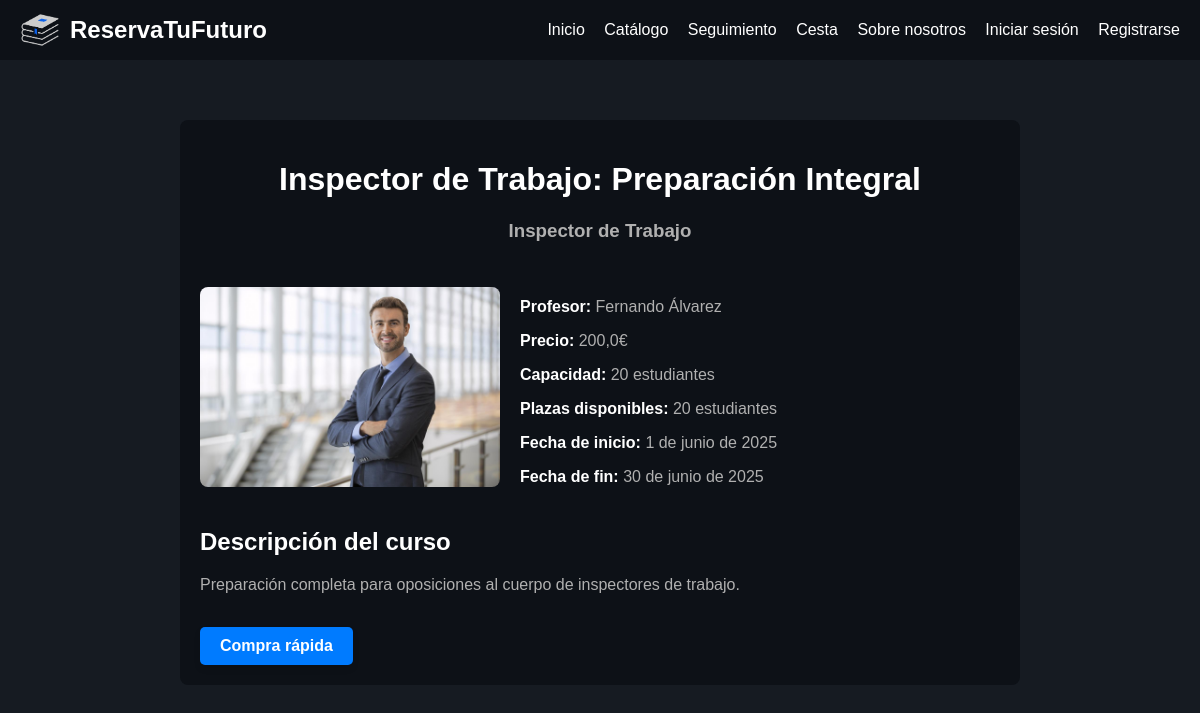
The app's page /courses/10 with its own data.
### courses/models.py (models this page shows, shortened)
class Course(models.Model):
    TYPE_CHOICES = [
        ('Admnistrición General', 'Administración General'),
        ('Justicia', 'Justicia'),
        ('Educación', 'Educación'),
        ('Sanidad', 'Sanidad'),
        ('Policía', 'Policía'),
        ('Bomberos', 'Bomberos'),
        ('Prisiones', 'Prisiones'),
        ('Hacienda', 'Hacienda'),
        ('Inspecto de Trabajo', 'Inspector de Trabajo'),
        ('Técnicos de Ayuntamientos', 'Técnicos de Ayuntamientos'),
        ('Informática', 'Informática'),
        ('Telecomunicaciones', 'Telecomunicaciones'),
        ('Tecnología de la Información', 'Tecnologías de la Información'),
    ]
    name = models.CharField(max_length=100, help_text='Course name')
    price = models.FloatField(max_length=10, help_text='Course price')
    image = models.ImageField(upload_to='course_images/', null=True, blank=True)
    teacher = models.CharField(max_length=100)
    capacity = models.IntegerField(help_text='Maximum number of students')
    description = models.TextField()
    starting_date = models.DateField()
    ending_date = models.DateField()
    type = models.CharField(max_length=50, choices=TYPE_CHOICES, default='Magisterio')

### courses/views.py (the view)
# urls.py: path("courses/<int:pk>", views.CourseDetailView.as_view(), name="course_detail"),
class CourseDetailView(generic.DetailView):
    model = Course
    context_object_name = "course"
    template_name = "courses/course_detail.html"
    def get_context_data(self, **kwargs):
        context = super().get_context_data(**kwargs)
        user = self.request.user
        if user.is_authenticated:
            user_in_academy = user.groups.filter(name='academy').exists()
            reservation = Reservation.objects.filter(
                user=user,
                course=self.object
            ).first()
            has_reservation = reservation is not None
        else:
            user_in_academy = False
            has_reservation = False
            reservation = None
        reserved_count = Reservation.objects.filter(course=self.object)\
            .exclude(paymentMethod='Pending', cart=True).count()
        available_slots = self.object.capacity - reserved_count
        context['user_in_academy'] = user_in_academy
        context['has_reservation'] = has_reservation
        context['reservation'] = reservation
        context['available_slots'] = available_slots
        return context

### home/context_processors.py (called while the page is built)
def user_group_context(request):
    return {
        'user_in_academy': (
            request.user.is_authenticated
            and request.user.groups.filter(name='academy').exists()
        )
    }

### home/views.py (called while the page is built)
def base_view(request):
    cart_item_count = Reservation.objects.filter(user=request.user, cart=True).count() if request.user.is_authenticated else 0
    return {
        'cart_item_count': cart_item_count,
    }

### home/templates/courses/course_detail.html (shortened to what this page needs)
{% extends 'home/base.html' %}
{% load static %}
{% block content %}
<div class="course-detail-container">
  <h1 class="course-detail-title">{{ course.name }}</h1>
  <h3 class="course-detail-type">{{ course.get_type_display }}</h3>
  <div class="course-detail-grid">
    <div class="course-detail-image">
      <img
        class="course-detail-img"
        src="{{ course.image.url}}"
        alt="Imagen de {{ course.name }}"
      />
    </div>
    <div class="course-detail-info">
      <p><strong>Profesor:</strong> {{ course.teacher }}</p>
      <p><strong>Precio:</strong> {{ course.price }}€</p>
      <p><strong>Capacidad:</strong> {{ course.capacity }} estudiantes</p>
      <p><strong>Plazas disponibles:</strong> {{ available_slots }} estudiantes</p>
      <p><strong>Fecha de inicio:</strong> {{ course.starting_date }}</p>
      <p><strong>Fecha de fin:</strong> {{ course.ending_date }}</p>
    </div>
  </div>
  <div class="course-detail-description">
    <h4 class="course-detail-description-title">Descripción del curso</h4>
    <p class="course-detail-description-text">{{ course.description }}</p>
    <div class="button-container">
      {% if user_in_academy %}
        <form action="{% url 'update_course' course.id %}" method="get">
          <button type="submit" class="btn btn-add-to-cart">Editar curso</button>
        </form>
        <form action="{% url 'delete_course' course.id %}" method="post" onsubmit="return confirmDelete()">
          {% csrf_token %}
          <button type="submit" class="btn btn-add-to-cart">Eliminar curso</button>
        </form>
        <a href="{% url 'course_inscriptions' course.id %}" class="btn btn-secondary">Ver inscritos</a>
        {% else %}
        {% if available_slots > 0 %}
          <form action="{% url 'cart:quick_purchase' course.id %}" method="get">
            <button type="submit" class="btn btn-add-to-cart">Compra rápida</button>
          </form>
        {% else %}
          <p>Este curso ya no tiene plazas disponibles.</p>
        {% endif %}
      {% endif %}
    </div>
  </div>
</div>
{% endblock %}

### home/templates/home/base.html (shortened to what this page needs)
{% load static %}
<!DOCTYPE html>
<html lang="es">
  <head>
    <link rel="stylesheet" href="{% static 'home/styles.css' %}" />
  </head>
  <body>
    <header>
      <nav>
        <a href="{% url 'homepage' %}" class="brand">
          <img src="{% static 'home/logo.png' %}" alt="" class="brand-logo">
          ReservaTuFuturo
        </a>
        <div class="nav-links">
          <a href="{% url 'homepage' %}">Inicio</a>
          <a href="{% url 'courses' %}">Catálogo</a>
          <a href="{% url 'cart:tracking' %}">Seguimiento</a>
          {% if user.is_authenticated %}
            {% if user_in_academy %}
              <a href="#" class="disabled" title="Los administradores no pueden comprar">
                Cesta
              </a>
              <a href="{% url 'create_course' %}">Crear Curso</a>
              <a href="{% url 'manage_users' %}">Gestionar Usuarios</a>
            {% endif %}
            {% if not user_in_academy %}
              <a href="{% url 'my_courses' %}">Mis Cursos</a>
              <a href="{% url 'cart:cart' %}">
                Cesta
                {% if cart_item_count > 0 %}
                    <span class="cart-count">{{ cart_item_count }}</span>
                {% endif %}
            </a>            {% endif %}
            <a href="{% url 'about_us' %}">Sobre nosotros</a>
            <a href="{% url 'profile' %}">Mi Perfil</a>
            <a href="#" onclick="document.getElementById('logout-form').submit();">
              Cerrar sesión
            </a>
            <form id="logout-form" method="post" action="{% url 'logout' %}" style="display: none">
              {% csrf_token %}
            </form>
          {% else %}
            <a href="{% url 'login' %}" title="Debes iniciar sesión para usar la cesta">
              Cesta
            </a>
            <a href="{% url 'about_us' %}">Sobre nosotros</a>
            <a href="{% url 'login' %}">Iniciar sesión</a>
            <a href="{% url 'register' %}">Registrarse</a>
          {% endif %}
        </div>
      </nav>
    </header>
    <main>
      {% block content %}{% endblock %}
    </main>
  </body>
</html>

### home/static/home/styles.css (style rules this page uses)
body { font-family: Arial, sans-serif; margin: 0; padding: 0; background-color: #161b22; color: white; }
header { background-color: #0d1117; padding: 10px 20px; }
nav { display: flex; justify-content: space-between; align-items: center; margin: auto; color: white; }
.brand { display: flex; align-items: center; text-decoration: none; color: white; font-size: 1.5em; font-weight: bold; }
.brand-logo { height: 40px; width: 40px; margin-right: 10px; }
.nav-links a, .nav-links form { margin-left: 15px; font-size: 1em; text-decoration: none; color: white; }
h1, h2 { color: white; }
p { color: #b0b0b0; }
strong { color: white; }
.course-detail-container { max-width: 800px; margin: auto; margin-top: 5%; padding: 20px; background-color: #0d1117; border-radius: 8px; }
.course-detail-title { text-align: center; font-size: 2rem; }
.course-detail-type { text-align: center; font: 1.5rem; margin-bottom: 5%; color:#b0b0b0 }
.course-detail-grid { display: flex; gap: 20px; flex-wrap: wrap; align-items: center; }
.course-detail-image { flex: 2; max-width: 300px; text-align: center; }
.course-detail-img { width: 100%; height: auto; border-radius: 8px; object-fit: cover; }
.course-detail-info { flex: 2; align-items: center; }
.course-detail-info p { font-size: 1rem; margin-bottom: 10px; }
.course-detail-description { margin-top: 30px; }
.course-detail-description-title { font-size: 1.5rem; margin-bottom: 10px; }
.course-detail-description-text { font-size: 1rem; line-height: 1.6; }
.btn-add-to-cart { background-color: #4caf50; color: #fff; padding: 12px 20px; border: none; border-radius: 25px; font-size: 1rem; font-weight: bold; cursor: pointer; transition: all 0.3s ease; box-shadow: 0px 4px 6px rgba(0, 0, 0, 0.1); }
.button-container { display: flex; gap: 10px; }
.button-container form { margin: 0; }
.btn.btn-add-to-cart { padding: 10px 20px; background-color: #007bff; color: white; border: none; border-radius: 5px; cursor: pointer; }
.button-container { display: flex; justify-content: space-between; align-items: center; }
.btn { padding: 10px 20px; border: none; border-radius: 25px; font-size: 1rem; font-weight: bold; cursor: pointer; text-align: center; text-decoration: none; transition: all 0.3s ease; display: inline-block; }
.button-container { display: flex; justify-content: space-between; margin-top: 30px; }
.btn { padding: 10px 20px; border-radius: 5px; text-decoration: none; font-weight: bold; cursor: pointer; transition: background-color 0.3s ease; }

### records on screen
Course: name "Inspector de Trabajo: Preparación Integral", type "Inspector de Trabajo", image (picture), teacher "Fernando Álvarez", price "200,0", capacity "20", starting_date "1 de junio de 2025", ending_date "30 de junio de 2025", description "Preparación completa para oposiciones al cuerpo de inspectores de trabajo."

### other values on screen
{{ available_slots }} "20"
